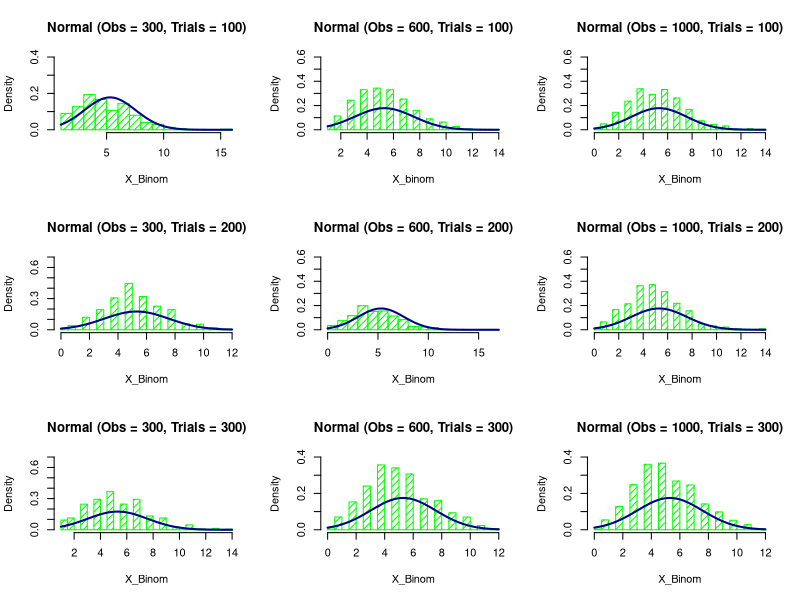

Write R code to recreate this figure.
#Binomial distribution Approaches normal
#np > 5
#nq > 5
#observation ---> inf
#Using par to combine 9 graphs together 
par(mfrow = c(3,3))

#ROW 1
n1 = 100
p1 = 0.053
q1 = 1-p1
mn1 = n1*p1
stdn1 = sqrt(n1*p1*q1)
norm11 = rbinom(300,n1, p1 )
norm12 = rbinom(600,n1, p1 )
norm13 = rbinom(1000,n1, p1 )

#ROW 2
n2 = 200
p2 = 0.0265
q2 = 1-p2
mn2 = n2*p2
stdn2 = sqrt(n2*p2*q2)
norm21 = rbinom(300,n2,p2 )
norm22 = rbinom(600,n2,p2 )
norm23 = rbinom(1000,n2,p2 )

#ROW 3
n3 = 300
p3 = 0.01766667
q3 = 1-p3
mn3 = n3*p3
stdn3 = sqrt(n3*p3*q3)
norm31 = rbinom(300,n3, p3)
norm32 = rbinom(600,n3, p3)
norm33 = rbinom(1000,n3, p3)

#Plotting ROW 1
#(1,1)
hist(norm11, density=20, breaks=20, prob=TRUE, 
     xlab="X_Binom", ylim=c(0, 0.4), 
     main="Normal (Obs = 300, Trials = 100)", col = "green")
curve(dnorm(x, mean=mn1, sd=stdn1), 
      col="darkblue", lwd = 2 , add=TRUE, yaxt="n")

#(1,2)
hist(norm12, density=20, breaks=20, prob=TRUE, 
     xlab="X_binom", ylim=c(0, 0.6), 
     main="Normal (Obs = 600, Trials = 100)", col = "green")
curve(dnorm(x, mean=mn1, sd=stdn1), 
      col="darkblue", lwd=2, add=TRUE, yaxt="n")

#(1,3)
hist(norm13, density=20, breaks=20, prob=TRUE, 
     xlab="X_Binom", ylim=c(0, 0.6), 
     main="Normal (Obs = 1000, Trials = 100)", col = "green")
curve(dnorm(x, mean=mn1, sd=stdn1), 
      col="darkblue", lwd=2, add=TRUE, yaxt="n")

#plotting ROW 2
#(2,1)
hist(norm21, density=20, breaks=20, prob=TRUE, 
     xlab="X_Binom", ylim=c(0, 0.7), 
     main="Normal (Obs = 300, Trials = 200)", col = "green")
curve(dnorm(x, mean=mn2, sd=stdn2), 
      col="darkblue", lwd = 2 , add=TRUE, yaxt="n")

#(2,2)
hist(norm22, density=20, breaks=20, prob=TRUE, 
     xlab="X_Binom", ylim=c(0, 0.6), 
     main="Normal (Obs = 600, Trials = 200)", col = "green")
curve(dnorm(x, mean=mn2, sd=stdn2), 
      col="darkblue", lwd=2, add=TRUE, yaxt="n")

#(2,3)
hist(norm23, density=20, breaks=20, prob=TRUE, 
     xlab="X_Binom", ylim=c(0, 0.6), 
     main="Normal (Obs = 1000, Trials = 200)", col = "green")
curve(dnorm(x, mean=mn2, sd=stdn2), 
      col="darkblue", lwd=2, add=TRUE, yaxt="n")

#Plotting ROW 3
#(3,1)
hist(norm31, density=20, breaks=20, prob=TRUE, 
     xlab="X_Binom", ylim=c(0, 0.7), 
     main="Normal (Obs = 300, Trials = 300)", col = "green")
curve(dnorm(x, mean=mn3, sd=stdn3), 
      col="darkblue", lwd = 2 , add=TRUE, yaxt="n")

#(3,2)
hist(norm32, density=20, breaks=20, prob=TRUE, 
     xlab="X_Binom", ylim=c(0, 0.4), 
     main="Normal (Obs = 600, Trials = 300)", col = "green")
curve(dnorm(x, mean=mn3, sd=stdn3), 
      col="darkblue", lwd=2, add=TRUE, yaxt="n")

#(3,3)
hist(norm33, density=20, breaks=20, prob=TRUE, 
     xlab="X_Binom", ylim=c(0, 0.4), 
     main="Normal (Obs = 1000, Trials = 300)", col = "green")
curve(dnorm(x, mean=mn3, sd=stdn3), 
      col="darkblue", lwd=2, add=TRUE, yaxt="n")